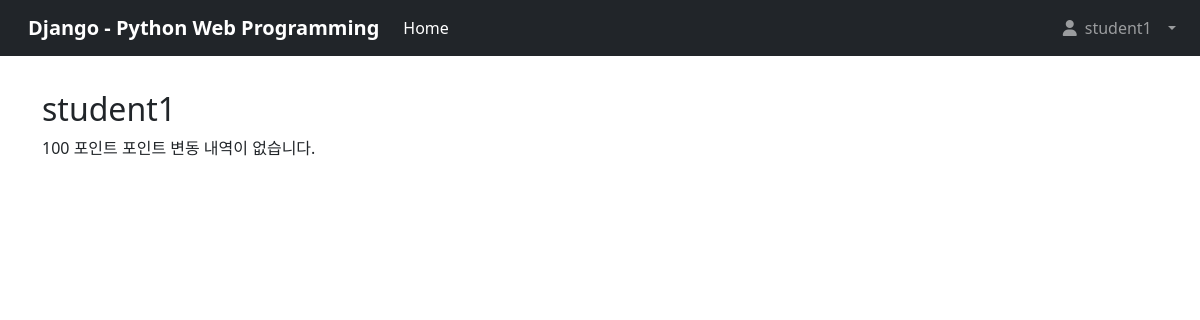
Page /student/1 (signed in) on the earlier database version.
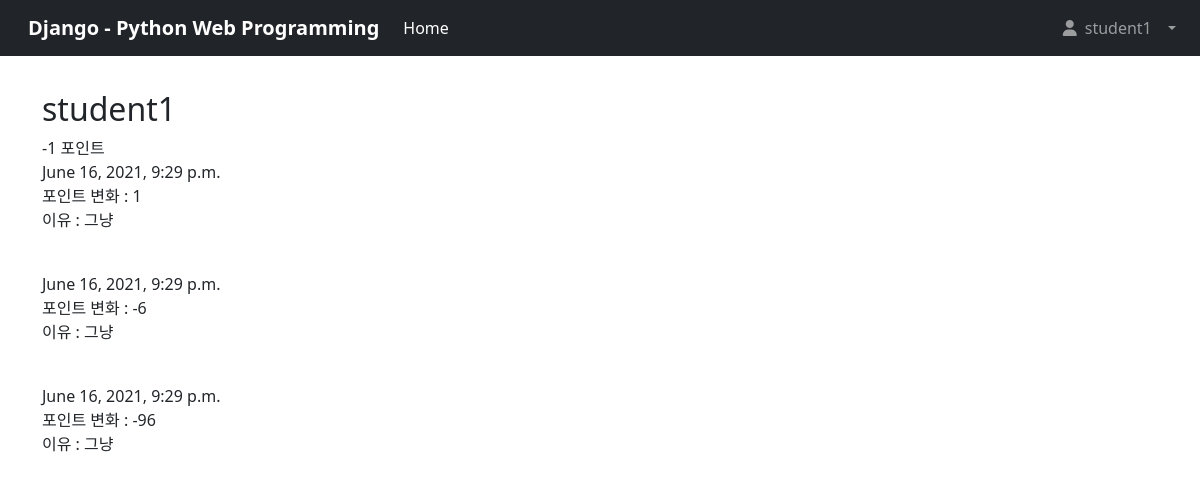
Same page on the later database version.
### point/models.py (models this page shows)
class Student(models.Model):
    STATUS = (
        ('a', '재학'), #Attending
        ('b', '휴학'), #Break
        ('d', '자퇴'), #Dropout
        ('k', '퇴학') #Kicked
    )
    user = models.OneToOneField(User, on_delete=models.CASCADE)
    name = models.CharField(max_length=32) #이름
    point = models.IntegerField(default=100,validators=[MinValueValidator(0),])
    status = models.CharField(
        max_length=1,
        choices=STATUS,
        blank=True,
        default='a'
    )
    def __str__(self):
        return self.name
    def get_absolute_url(self):
        return resolve_url('student_detail', self.id)

class Log(models.Model):
    created_date = models.DateTimeField(auto_now_add=True)
    modified_date = models.DateTimeField(auto_now=True)
    log_concept_id = models.IntegerField(default=0) #0이면 선생님이 직접 올리고 내린거.
    log_student_id = models.IntegerField()
    point = models.IntegerField()
    activated = models.BooleanField(default=True)
    reason = models.TextField(blank=True)

### point/views.py (the view)
# urls.py: path('student/<int:pk>', StudentDetailView.as_view(), name='student_detail'),
class StudentDetailView(DetailView):
    model = Student
    def get_context_data(self, **kwargs):
        context = super().get_context_data(**kwargs)
        context['logs'] = Log.objects.filter(log_student_id = context['object'].id).all()
        return context

### point/templates/point/student_detail.html (shortened to what this page needs)
{% extends 'base.html' %}
{% block content %}
<h2>{{ object }}</h2>
{{ object.point }} 포인트
{% if user.is_staff or user.student == object %}
{% for log in logs %}
<p>
    {{log.created_date}}<br>
    포인트 변화 : {{log.point}} <br>
    이유 : {{log.reason}}  <br><br>
</p>
{% empty %}
포인트 변동 내역이 없습니다.
{% endfor %}
{% endif %}
{% endblock %}

Differences in the rows shown:
changed Student "student1": point "100" → "-1"
added Log: created_date "June 16, 2021, 9:29 p.m.", point "1", reason "그냥"
added Log: created_date "June 16, 2021, 9:29 p.m.", point "-6", reason "그냥"
added Log: created_date "June 16, 2021, 9:29 p.m.", point "-96", reason "그냥"
Other differences:
text no longer shown: "포인트 변동 내역이 없습니다."
